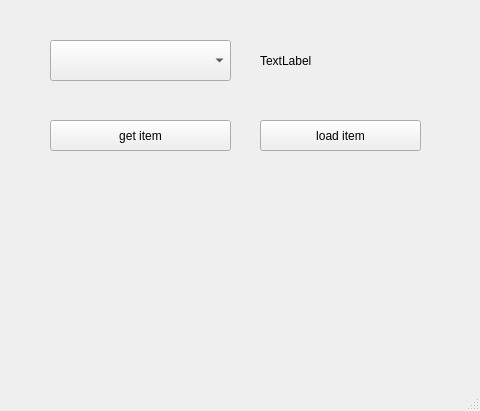
<?xml version="1.0" encoding="UTF-8"?>
<ui version="4.0">
 <class>MainWindow</class>
 <widget class="QMainWindow" name="MainWindow">
  <property name="geometry">
   <rect>
    <x>0</x>
    <y>0</y>
    <width>480</width>
    <height>411</height>
   </rect>
  </property>
  <property name="windowTitle">
   <string>MainWindow</string>
  </property>
  <widget class="QWidget" name="centralwidget">
   <widget class="QComboBox" name="cb_cities">
    <property name="geometry">
     <rect>
      <x>50</x>
      <y>40</y>
      <width>181</width>
      <height>41</height>
     </rect>
    </property>
   </widget>
   <widget class="QLabel" name="lbl_result">
    <property name="geometry">
     <rect>
      <x>260</x>
      <y>40</y>
      <width>161</width>
      <height>41</height>
     </rect>
    </property>
    <property name="text">
     <string>TextLabel</string>
    </property>
   </widget>
   <widget class="QPushButton" name="btn_get_items">
    <property name="geometry">
     <rect>
      <x>50</x>
      <y>120</y>
      <width>181</width>
      <height>31</height>
     </rect>
    </property>
    <property name="text">
     <string>get item</string>
    </property>
   </widget>
   <widget class="QPushButton" name="btn_load_items">
    <property name="geometry">
     <rect>
      <x>260</x>
      <y>120</y>
      <width>161</width>
      <height>31</height>
     </rect>
    </property>
    <property name="text">
     <string>load item</string>
    </property>
   </widget>
  </widget>
  <widget class="QMenuBar" name="menubar">
   <property name="geometry">
    <rect>
     <x>0</x>
     <y>0</y>
     <width>480</width>
     <height>21</height>
    </rect>
   </property>
  </widget>
  <widget class="QStatusBar" name="statusbar"/>
 </widget>
 <resources/>
 <connections/>
</ui>
